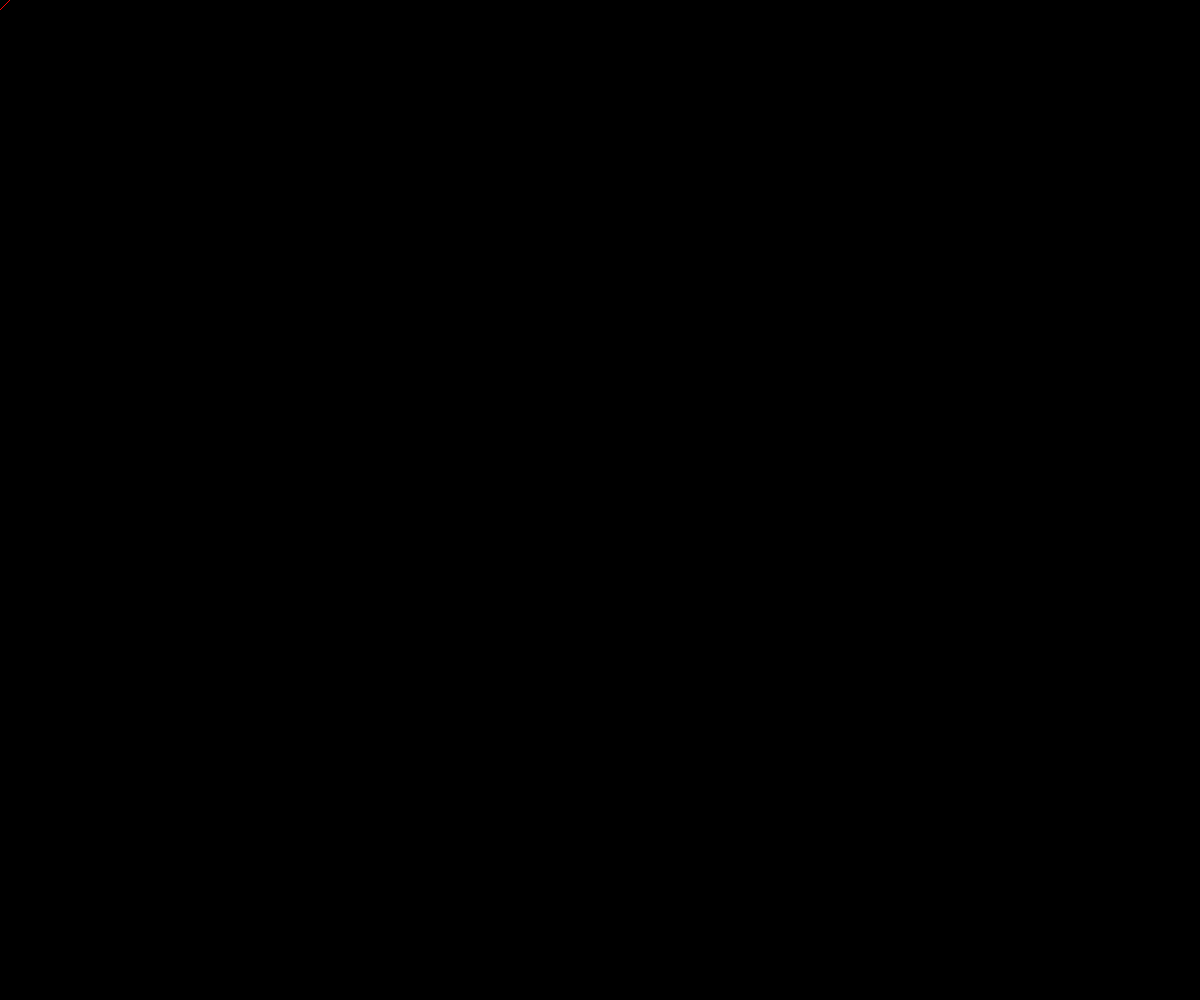
Frame 1 (no input)
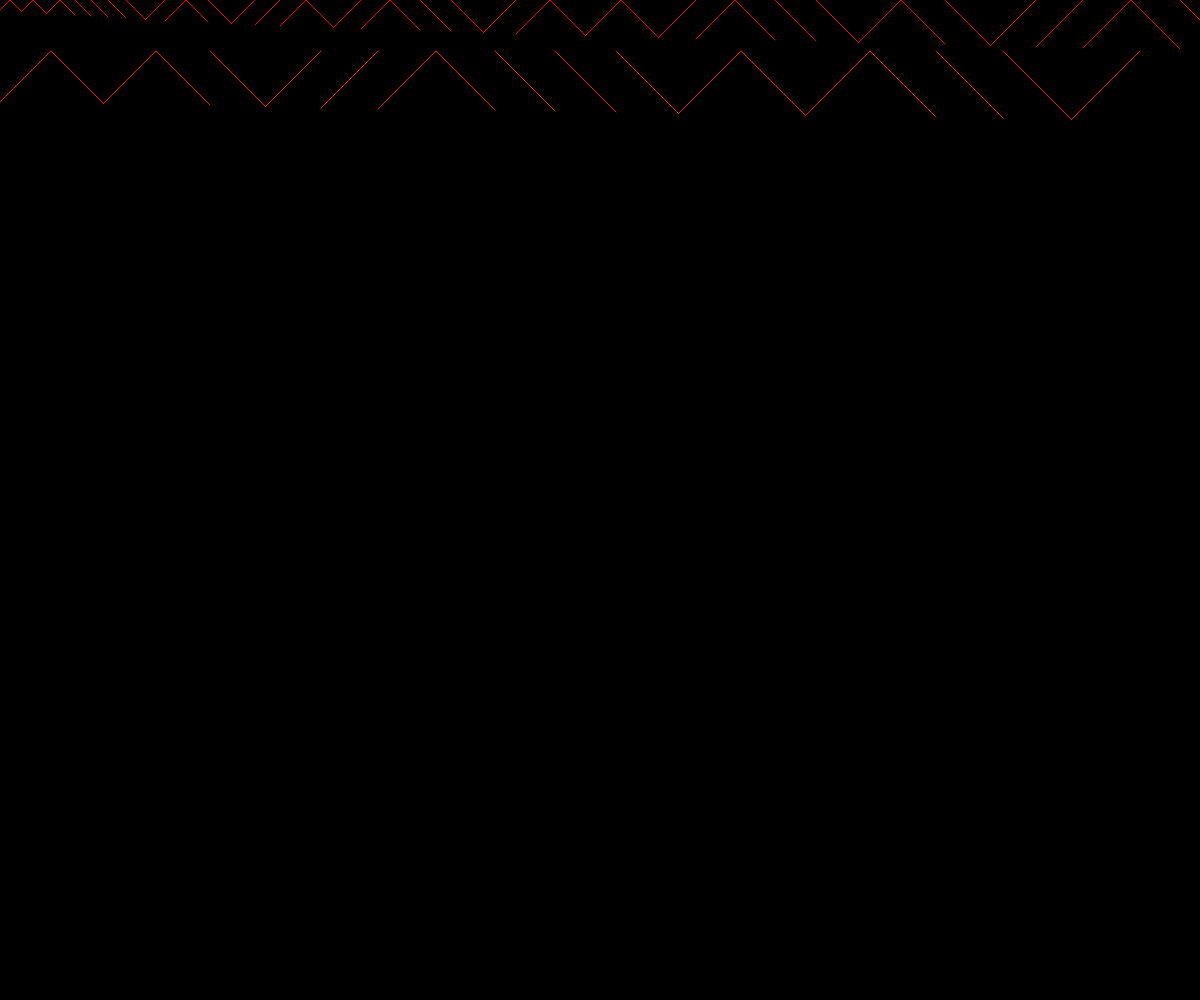
Frame 60 (no input)
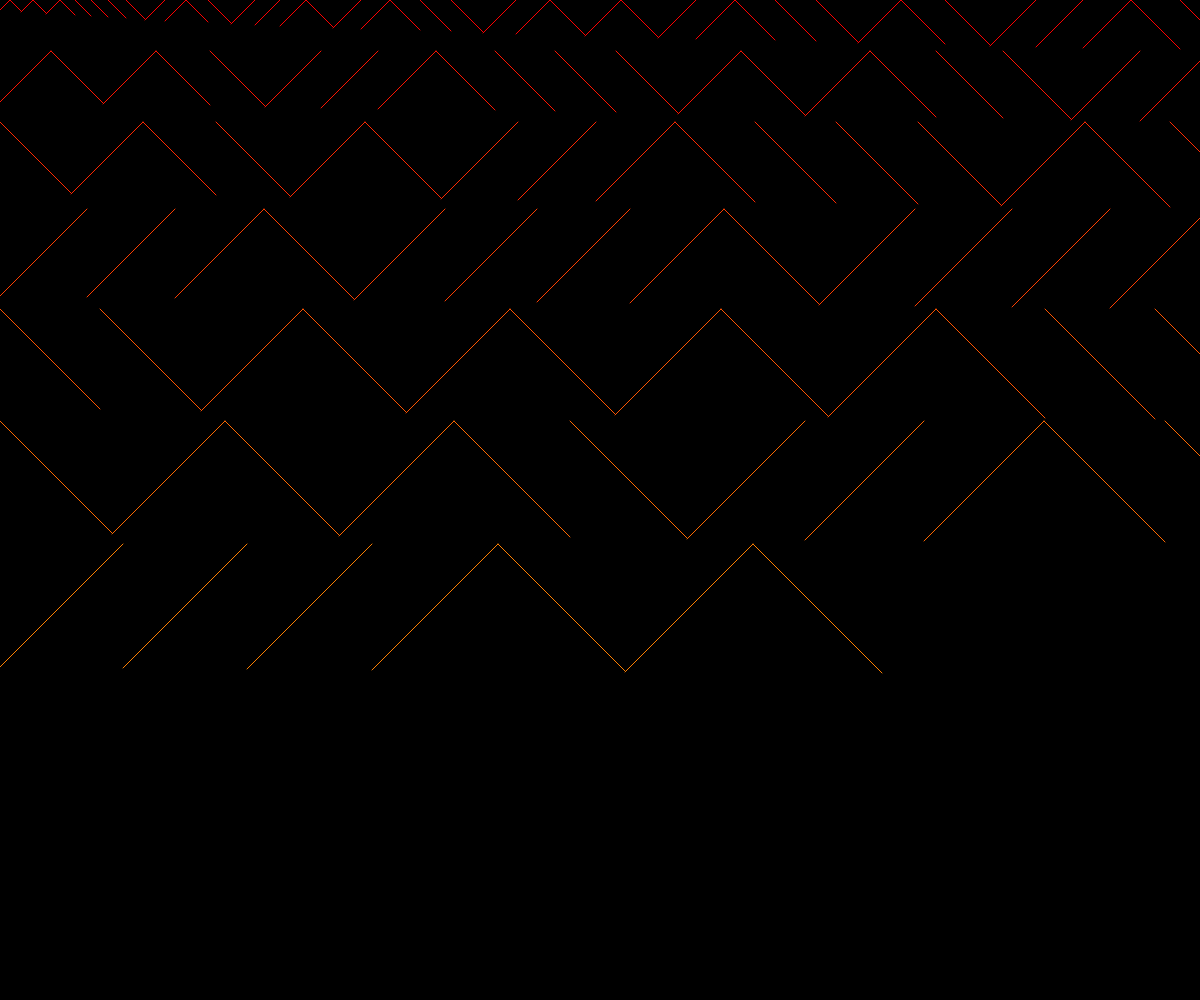
Frame 120 (the mouse pressed at the canvas centre since frame 60)

The p5.js sketch that drew these frames (run headless with seeded random() and noise() and a simulated clock; from frame 60 on, the mouse is pressed at the canvas centre):

// p5.js sketch
// ── sketch.js
let x = 0;
let y = 0;
let spacing = 10;
let col = 0;
let inc = 5;
let spacingInc = 1;

function setup() {
    createCanvas (windowWidth, windowHeight);
    background(0);
    colorMode(HSB);
}

function draw() {
    
    // line properties
    stroke(col, 255, 255);
    
    // choose a random number to determine which type of line is drawn
    if (random(1) < 0.50) {
        line(x, y, x + spacing, y + spacing);    
    } else {
        line(x, y + spacing, x + spacing, y);
    }
    
    // move into position to draw the next line, increase the spacing
    x = x + spacing;
    spacing = spacing + spacingInc;
    if (x > width) {
        x = 0;
        y = y + spacing;
        
        // change the colour with each new line
        col = col + inc;
        if (col > 255 || col < 0) {
            inc = inc*-1;
        }
    }
    
    //when the size of the lines reaches the maximum or minimum threshold reverse the direction of the incrementation
        if (spacing > 900 || spacing < 5) {
            spacingInc = spacingInc*-1;
        }
    
    // if the screen is full, reset position and erase the canvas
    if (y > height) {
        y = 0;
        background(0);
    }
}
